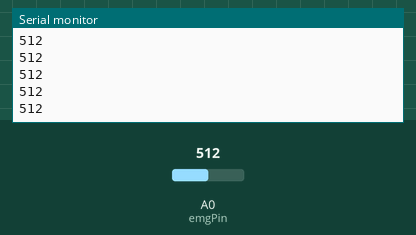
A sketch run on a simulated Arduino Uno, built with avr-gcc and run on an emulated ATmega328P. Shown: the last lines printed to the serial monitor. The test bench sets the inputs (shaded band); at power-on: A0 (emgPin) = 512.

Above: at 1.2 s.
1.3 s: A0 (emgPin) set to 716
At 1.31 s:
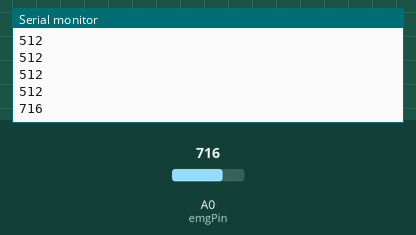
2.8 s: A0 (emgPin) set to 900
At 2.81 s:
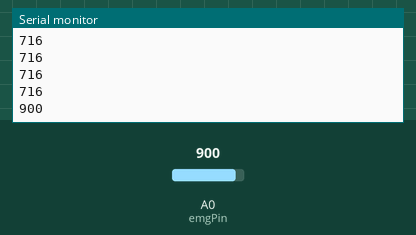
Timing chart, 0 to 5.8 s (numbered marks = the images above; inputs shaded):
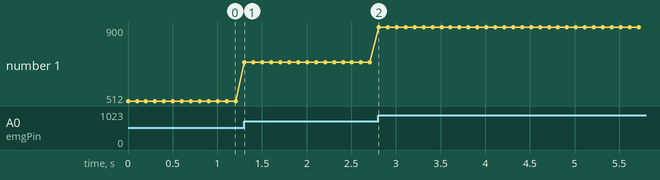

The sketch:

zerar_servos.ino
```cpp
int emgPin = A0;
int emgValue = 0;

void setup() {
  Serial.begin(9600);

}

void loop() {
  emgValue = analogRead(emgPin);
  Serial.println(emgValue);
  delay(100);
}
```

Measured:
- after the input at 1.3 s, the serial monitor: prints a new line at once (image 1)
- after the input at 2.8 s, the serial monitor: prints a new line at once (image 2)
- plotted number 1: 512 → 716 after the input at 1.3 s, 716 → 900 after the input at 2.8 s
